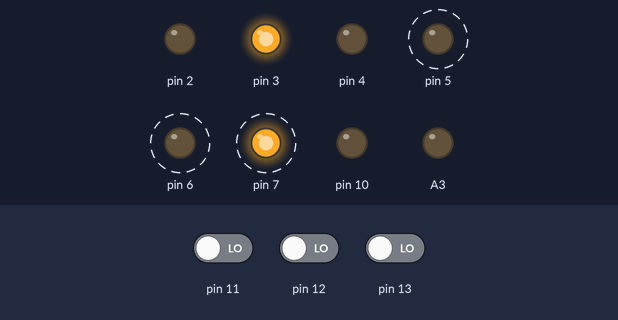
Bench run of a sketch on a simulated Arduino Uno, built with avr-gcc and run on an emulated ATmega328P. On the bench: output pins drawn as LEDs (lit = HIGH). Dashed ring = blinking. Inputs (shaded band) come from the test bench; at power-on: pin 11 LOW, pin 12 LOW, pin 13 LOW. What the sketch prints to the serial monitor is not drawn.

Above: at 1.2 s.
1.3 s: pin 11 driven HIGH
At 2.57 s:
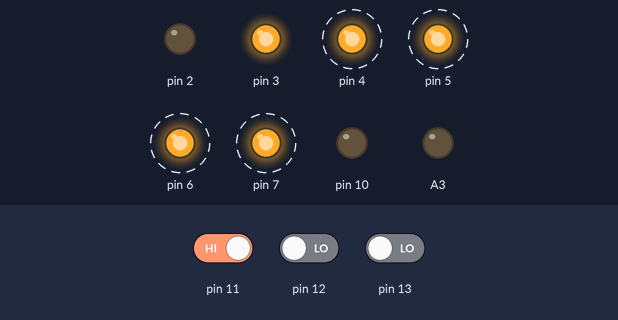
4.3 s: pin 11 driven LOW
At 4.8 s:
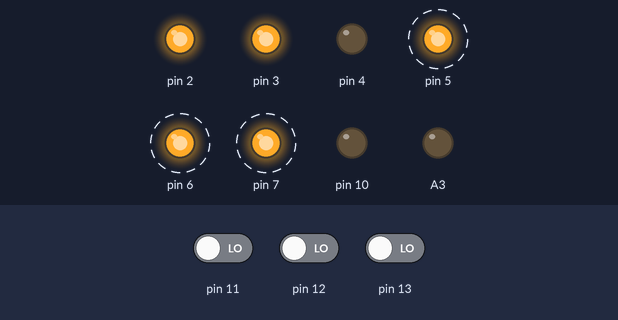
7.3 s: pin 12 driven HIGH
At 9.43 s:
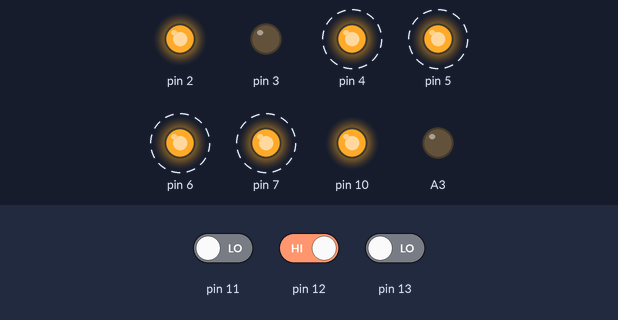
10.3 s: pin 12 driven LOW
13.3 s: pin 13 driven HIGH
At 14.02 s:
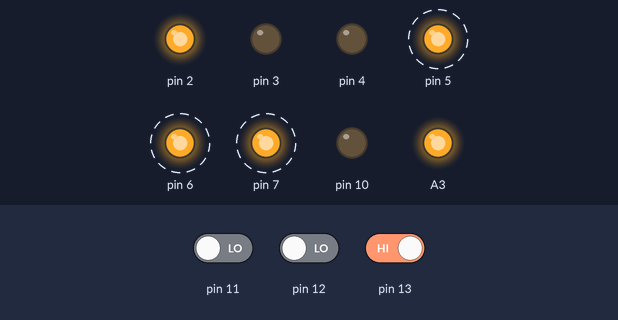
16.3 s: pin 13 driven LOW
At 21.6 s:
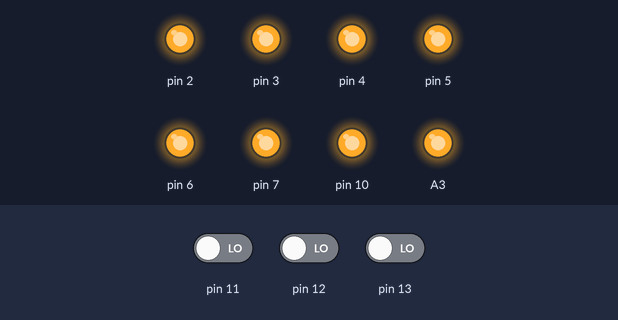
Timing chart, 0 to 21.8 s (numbered marks = the images above; inputs shaded):
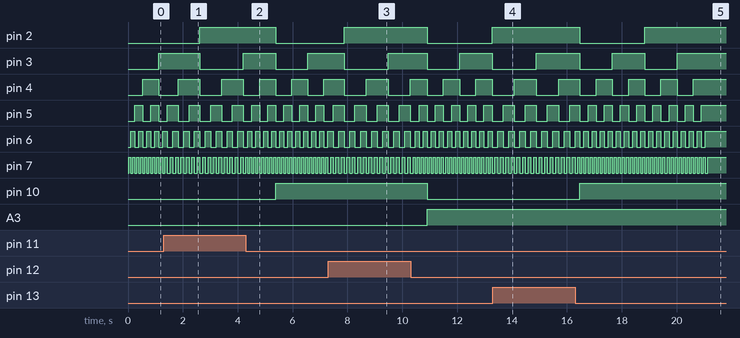

The sketch:

BusquedaChallenges.ino
```cpp
//#define n 8 //longitud de la palabra de entrada (challenge)

int challenges1[200];
int challenges2[200];
int challenges3[200];
int funcionaTodas[50];

int fin = 0;

int l = 0;
int m = 0;
int n = 0;
int o = 0;

void setup() {
   Serial.begin(9600);

   pinMode(A3, OUTPUT);
   pinMode(10, OUTPUT);
   pinMode(2, OUTPUT);
   pinMode(3, OUTPUT);
   pinMode(4, OUTPUT);
   pinMode(5, OUTPUT);
   pinMode(6, OUTPUT);
   pinMode(7, OUTPUT);

   pinMode(11, INPUT);
   pinMode(12, INPUT);
   pinMode(13, INPUT);
}

void loop() {
if(fin != 1){

 for (int i = 0; i <= 255; i++) { // Recorrer todos los números de 0 a 255
    int X[8]; // Array de 8 posiciones para almacenar el número binario

    int OKprim = 0;
    int OKseg = 0;
    int OKterc = 0;
    int todas = 0;

    int aux = i;
    Serial.println(i);

    // Convertir el número a su representación binaria de 8 bits
    for (int j = 7; j >= 0; j--) {
      X[j] = aux & 1; // Obtener el bit correspondiente
      aux >>= 1; // Desplazar el número hacia la derecha
    }

   digitalWrite(A3,X[0]); //entrada de los challenges en la PUF
   digitalWrite(10,X[1]);
   digitalWrite(2,X[2]);
   digitalWrite(3,X[3]);
   digitalWrite(4,X[4]);
   digitalWrite(5,X[5]);
   digitalWrite(6,X[6]);
   digitalWrite(7,X[7]);

   for (int k = 0; k <= 2500; k++) {
   if(digitalRead(11)==1){
      OKprim=1;
   }
   if(digitalRead(12)==1){
      OKseg=1;
   }
   if(digitalRead(13)==1){
      OKterc=1;
   }
   }


   if(OKprim == 1){
     challenges1[l]=i;
     Serial.print("Funciona en primera: ");
     Serial.println(i);
     l++;
   }
   if(OKseg == 1){
     challenges2[m]=i;
     Serial.print("Funciona en segunda: ");
     Serial.println(i);
     m++;
    }
   if(OKterc == 1){
     challenges3[n]=i;
     Serial.print("Funciona en tercera: ");
     Serial.println(i);
     n++;
   }
   if((OKprim && OKseg && OKterc) == 1){
     funcionaTodas[o]=i;
     Serial.println();
     Serial.println();
     Serial.println();
     Serial.println("############################################################################################");
     Serial.println();
     Serial.print("Funciona en todas: ");
     Serial.println(i);
     Serial.println();
     Serial.println("############################################################################################");
     Serial.println();
     Serial.println();
     Serial.println();
     o++;
   }

   // Imprimir el número binario en el monitor serie
   for (int j = 0; j < 8; j++) {
     Serial.print(X[j]);
    }
   Serial.println();
   Serial.println("------------------------------------------------------");

   if(i == 255){
     fin = 1;
    }

  }

//imprimir los challenges que funcionaron en cada par de filas de la PUF
  Serial.println("PUF1:");
  for(int p; p <= 200; p++){
    Serial.print(challenges1[p]);
    Serial.print(", ");
  }

  Serial.println();
  Serial.println("PUF2:");
  for(int p = 0; p <= 199; p++){
    Serial.print(challenges2[p]);
    Serial.print(", ");
  }

  Serial.println();
  Serial.println("PUF3:");
  for(int p = 0; p <= 199; p++){
    Serial.print(challenges3[p]);
    Serial.print(", ");
  }

  Serial.println();
  Serial.println("TODAS:");
  for(int p = 0; p <= 49; p++){
    Serial.print(funcionaTodas[p]);
    Serial.print(", ");
  }
}
}
```

Trifork.c
```cpp
#include <stdio.h>
#include <math.h>
#define n 10 //cantidad de numeros por muestra
#define r1 7 //primer lag de x
#define s1 1 //segundo lag de x
#define r2 5 //primer lag de y
#define s2 2//segundo lag de y
#define r3 4//primer lag de z
#define s3 1//segundo lag de z
#define N 3 //tamaño de la palabra
#define m 8 //modulo (2^N)
#define d 2 //cantidad de desplazamientos

int main()
{
    int X[n] = {1,0,3,5,7,4,5,0,1,6};
    int Y[n] = {2,4,1,5,6,3,2,1,7,5};
    int Z[n] = {0,2,1,3,6,7,4,5,3,7};
    int w; //salida del algoritmo
    int xp;//X'n
    int yp;//Y'n
    int zp;//Z'n
    int xs;//Xn
    int ys;//Yn
    int zs;//Zn
    while(1){
        xp = ((X[(n-1)-r1]+X[(n-1)-s1]) % m) >> d;
        yp = ((Y[(n-1)-r2]+X[(n-1)-s2]) % m) >> d;
        zp = ((Z[(n-1)-r3]+X[(n-1)-s3]) % m) >> d;

        xs = ((X[(n-1)-r1]+X[(n-1)-s1]) % m) ^ zp;
        ys = ((Y[(n-1)-r2]+Y[(n-1)-s2]) % m) ^ xp;
        zs = ((Z[(n-1)-r3]+Z[(n-1)-s3]) % m) ^ yp;

        w = xs ^ zs;

       printf("W: %d \n",w);
       //Desplazar los 3 arrays y añadir el ultimo
       //valor calculado
       for(int i = (n-1); i >= 0;i--){
        X[i]=X[i-1];
        Y[i]=Y[i-1];
        Z[i]=Z[i-1];
       }
        X[0]=xs;
        Y[0]=ys;
        Z[0]=zs;
    }

    system("pause");
    return 0;
}
```

Measured:
- after the input at 1.3 s, pin 2: LOW → HIGH after 1.3 s instead of 0.98 s; pin 4: alternates HIGH for 0.79 s and LOW for 0.79 s, starting after 0.53 s
- after the input at 4.3 s, pin 2, pin 3: HIGH → LOW after 1.1 s instead of 1.5 s
- after the input at 7.3 s, pin 4: alternates HIGH for 0.81 s and LOW for 0.80 s, starting after 0.58 s; pin 5: alternates HIGH for 0.40 s and LOW for 0.40 s, starting after 0.18 s
- after the input at 10.3 s, pin 2: HIGH → LOW after 0.61 s instead of 0.80 s; pin 5: alternates HIGH for 0.30 s and LOW for 0.30 s, starting after 0.31 s; pin 6: alternates HIGH for 0.15 s and LOW for 0.15 s, starting after 0.31 s; pin 7: alternates HIGH for 0.07 s and LOW for 0.07 s, starting after 0.24 s
- after the input at 13.3 s, pin 2: stays HIGH (without the input it goes to LOW after 2.3 s); pin 5: alternates HIGH for 0.40 s and LOW for 0.40 s, starting after 0.38 s
- after the input at 16.3 s, pin 3: LOW → HIGH after 1.4 s, → LOW 1.2 s later, → HIGH 1.2 s later; pin 4: alternates HIGH for 0.59 s and LOW for 0.59 s, 7 changes in all, then stays HIGH, starting after 0.76 s
- by itself, pin 5: alternates HIGH for 0.29 s and LOW for 0.29 s
- by itself, pin 6: alternates HIGH for 0.14 s and LOW for 0.15 s
